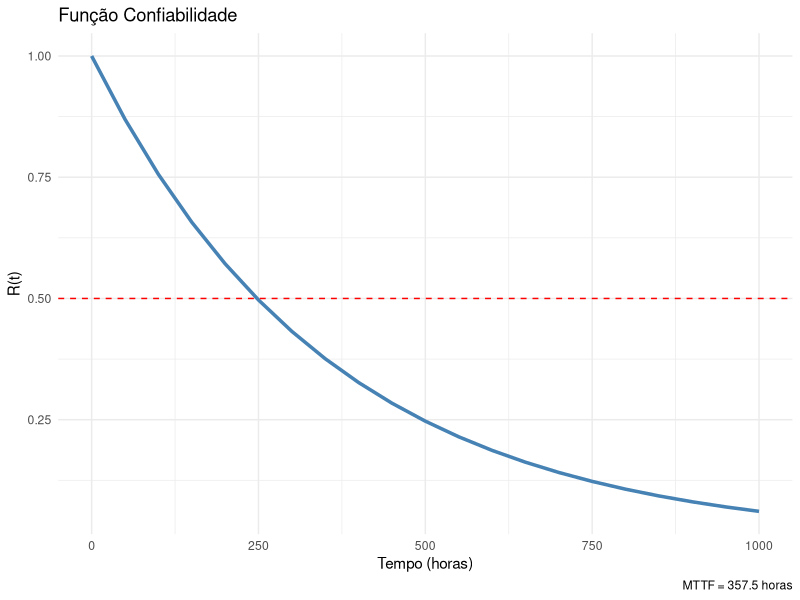

Reproduce this figure in R.
## ---- chunk 1
#| label: exemplo-metricas
#| warning: false
#| message: false

library(tidyverse)

# Dados de tempo até falha (em horas)
tempos_falha <- c(120, 145, 180, 200, 250, 310, 420, 500, 650, 800)

# Calcular MTTF
mttf <- mean(tempos_falha)

# Estimar taxa de falha (assumindo distribuição exponencial)
lambda_est <- 1 / mttf

# Calcular confiabilidade para diferentes tempos
tempos <- seq(0, 1000, by = 50)
confiabilidade <- exp(-lambda_est * tempos)

# Criar dataframe para visualização
df_conf <- data.frame(
  tempo = tempos,
  confiabilidade = confiabilidade
)

# Visualizar
ggplot(df_conf, aes(x = tempo, y = confiabilidade)) +
  geom_line(color = "steelblue", linewidth = 1.2) +
  geom_hline(yintercept = 0.5, linetype = "dashed", color = "red") +
  labs(
    title = "Função Confiabilidade",
    x = "Tempo (horas)",
    y = "R(t)",
    caption = paste("MTTF =", round(mttf, 1), "horas")
  ) +
  theme_minimal()
## ---- chunk 2
#| label: resumo-metricas

cat("Métricas Calculadas:\n")
cat("MTTF:", round(mttf, 2), "horas\n")
cat("Taxa de falha (λ):", round(lambda_est, 6), "falhas/hora\n")
cat("Confiabilidade em 300h:", round(exp(-lambda_est * 300), 4), "\n")
cat("Tempo para R(t) = 0.5:", round(log(2) / lambda_est, 2), "horas\n")
